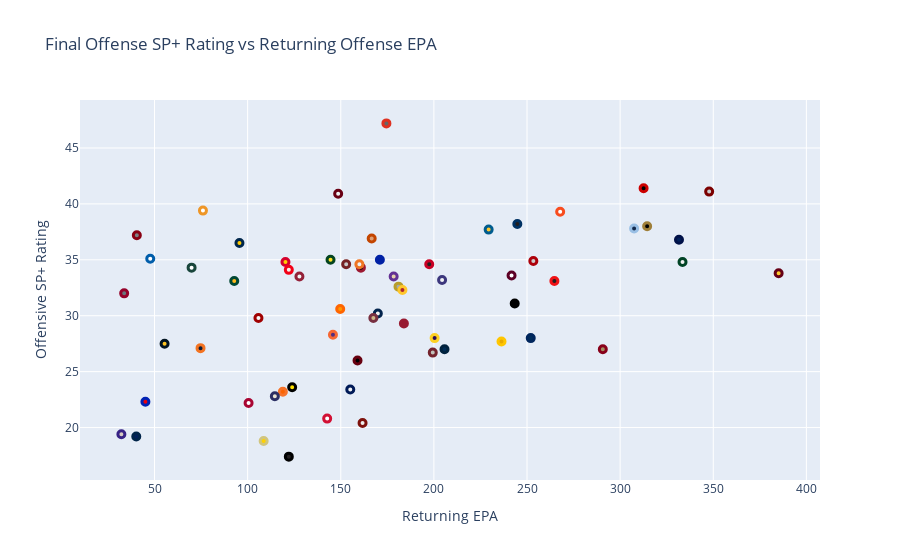

The notebook cell saved with this chart:
### Code cell
fig = go.Figure()

fig.add_trace(go.Scatter(
    x=df['total_ppa'],
    y=df['offense_rating'],
    text=df['team'],
    mode='markers',
    marker=dict(size=7, color=df['alt_color'], line=dict(width=3, color=df['color']))
))

fig.update_layout(title='Final Offense SP+ Rating vs Returning Offense EPA',
                   xaxis_title='Returning EPA',
                   yaxis_title='Offensive SP+ Rating',)

# Show that chart!
fig.show()

### Figure 1 — Plotly figure (JSON) as saved in the notebook; plotly's stock layout.template omitted (floating-point values rounded to 4 significant figures)
{"data": [{"marker": {"color": ["#f1f2f3", "#00205b", "#f1f2f3", "#000000", "#f1f2f3", "#ffb81c", "#a39161", "#ffc423", "#522d80", "#ffd200", "#f1f2f3", "#0021a5", "#ceb888", "#000000", "#002c56", "#fa6300", "#eeedeb", "#ffe100", "#FDCA2F", "#e8000d", "#e7d2ad", "#ffffff", "#cccccc", "#2b0d57", "#ffcd00", "#f0f0f0", "#FFCB05", "#ffffff", "#981a31", "#c8c8c8", "#000000", "#231f20", "#f5f1e7", "#13294b", "#d6cac1", "#666666", "#cccccc", "#ff9900", "#00205b", "#fee123", "#dea076", "#002e5c", "#231f20", "#a4a9ad", "#ffffff", "#000000", "#ffffff", "#0d1d37", "#f1f2f3", "#ffffff", "#f0f0f0", "#ffffff", "#231f20", "#ffc72c", "#ae2531", "#7e8083", "#231f20", "#ffffff", "#c2c1ba", "#000000", "#e8e3d3", "#6a747c", "#eaaa00", "#f7f7f7"], "line": {"color": ["#690014", "#002449", "#942139", "#9c1831", "#03244d", "#004834", "#88001a", "#031522", "#F66733", "#d1c57e", "#001A57", "#0021A5", "#782F40", "#CC0000", "#00223e", "#f77329", "#7D110C", "#000000", "#660015", "#0022B4", "#633194", "#005DAA", "#ad000a", "#fdd023", "#D5002B", "#004325", "#00274c", "#18453B", "#981a31", "#762123", "#000000", "#EF1216", "#F20017", "#99bfe5", "#372286", "#DE3121", "#7b0000", "#FF6500", "#001148", "#044520", "#c34500", "#00265D", "#003263", "#B89D29", "#d21034", "#670010", "#A80532", "#F37321", "#3C377D", "#EE9627", "#EE7524", "#5C0025", "#C80025", "#005C8E", "#ffc72c", "#890012", "#000000", "#f84c1e", "#74232D", "#9E7E38", "#2B2F64", "#94022a", "#FFC600", "#A00001"], "width": 3}, "size": 7}, "mode": "markers", "text": ["Alabama", "Arizona", "Arizona State", "Arkansas", "Auburn", "Baylor", "Boston College", "California", "Clemson", "Colorado", "Duke", "Florida", "Florida State", "Georgia", "Georgia Tech", "Illinois", "Indiana", "Iowa", "Iowa State", "Kansas", "Kansas State", "Kentucky", "Louisville", "LSU", "Maryland", "Miami", "Michigan", "Michigan State", "Minnesota", "Mississippi State", "Missouri", "NC State", "Nebraska", "North Carolina", "Northwestern", "Ohio State", "Oklahoma", "Oklahoma State", "Ole Miss", "Oregon", "Oregon State", "Penn State", "Pittsburgh", "Purdue", "Rutgers", "South Carolina", "Stanford", "Syracuse", "TCU", "Tennessee", "Texas", "Texas A&M", "Texas Tech", "UCLA", "USC", "Utah", "Vanderbilt", "Virginia", "Virginia Tech", "Wake Forest", "Washington", "Washington State", "West Virginia", "Wisconsin"], "type": "scatter", "x": [148.6, 40.2, 127.8, 160.8, 169.9, 92.8, 290.7, 55.4, 145.8, 108.6, 155.1, 171, 167.5, 312.6, 205.7, 118.9, 161.7, 123.9, 385.1, 45.1, 178.4, 47.7, 253.4, 200.4, 120.3, 333.5, 95.6, 69.9, 183.9, 152.9, 243.4, 264.7, 122.1, 307.5, 32.2, 174.5, 347.8, 149.7, 331.6, 144.5, 166.6, 252, 244.8, 181, 142.7, 159, 100.5, 74.7, 204.4, 76, 160, 241.7, 197.5, 229.4, 183.1, 40.5, 122.1, 267.8, 199.4, 314.5, 114.6, 33.7, 236.3, 105.8], "y": [40.9, 19.2, 33.5, 34.3, 30.2, 33.1, 27, 27.5, 28.3, 18.8, 23.4, 35, 29.8, 41.4, 27, 23.2, 20.4, 23.6, 33.8, 22.3, 33.5, 35.1, 34.9, 28, 34.8, 34.8, 36.5, 34.3, 29.3, 34.6, 31.1, 33.1, 34.1, 37.8, 19.4, 47.2, 41.1, 30.6, 36.8, 35, 36.9, 28, 38.2, 32.6, 20.8, 26, 22.2, 27.1, 33.2, 39.4, 34.6, 33.6, 34.6, 37.7, 32.3, 37.2, 17.4, 39.3, 26.7, 38, 22.8, 32, 27.7, 29.8]}], "layout": {"autosize": true, "title": {"text": "Final Offense SP+ Rating vs Returning Offense EPA"}, "xaxis": {"autorange": true, "range": [9.703, 407.6], "title": {"text": "Returning EPA"}, "type": "linear"}, "yaxis": {"autorange": true, "range": [14.8, 49.8], "title": {"text": "Offensive SP+ Rating"}, "type": "linear"}}}
